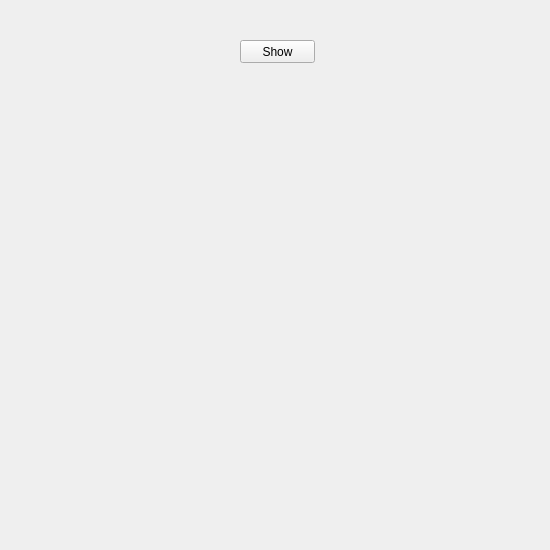
<?xml version="1.0" encoding="UTF-8"?>
<ui version="4.0">
 <class>History</class>
 <widget class="QWidget" name="History">
  <property name="geometry">
   <rect>
    <x>0</x>
    <y>0</y>
    <width>550</width>
    <height>550</height>
   </rect>
  </property>
  <property name="windowTitle">
   <string>Form</string>
  </property>
  <widget class="QLabel" name="label">
   <property name="geometry">
    <rect>
     <x>240</x>
     <y>100</y>
     <width>91</width>
     <height>31</height>
    </rect>
   </property>
   <property name="text">
    <string/>
   </property>
  </widget>
  <widget class="QLabel" name="label_2">
   <property name="geometry">
    <rect>
     <x>240</x>
     <y>130</y>
     <width>91</width>
     <height>31</height>
    </rect>
   </property>
   <property name="text">
    <string/>
   </property>
  </widget>
  <widget class="QPushButton" name="pushButton">
   <property name="geometry">
    <rect>
     <x>240</x>
     <y>40</y>
     <width>75</width>
     <height>23</height>
    </rect>
   </property>
   <property name="text">
    <string>Show</string>
   </property>
  </widget>
  <widget class="QLabel" name="label_3">
   <property name="geometry">
    <rect>
     <x>240</x>
     <y>160</y>
     <width>91</width>
     <height>31</height>
    </rect>
   </property>
   <property name="text">
    <string/>
   </property>
  </widget>
  <widget class="QLabel" name="label_4">
   <property name="geometry">
    <rect>
     <x>240</x>
     <y>190</y>
     <width>71</width>
     <height>31</height>
    </rect>
   </property>
   <property name="text">
    <string/>
   </property>
  </widget>
  <widget class="QLabel" name="label_5">
   <property name="geometry">
    <rect>
     <x>240</x>
     <y>220</y>
     <width>71</width>
     <height>31</height>
    </rect>
   </property>
   <property name="text">
    <string/>
   </property>
  </widget>
  <widget class="QLabel" name="label_6">
   <property name="geometry">
    <rect>
     <x>240</x>
     <y>250</y>
     <width>71</width>
     <height>31</height>
    </rect>
   </property>
   <property name="text">
    <string/>
   </property>
  </widget>
  <widget class="QLabel" name="label_7">
   <property name="geometry">
    <rect>
     <x>240</x>
     <y>280</y>
     <width>61</width>
     <height>31</height>
    </rect>
   </property>
   <property name="text">
    <string/>
   </property>
  </widget>
  <widget class="QLabel" name="label_8">
   <property name="geometry">
    <rect>
     <x>240</x>
     <y>310</y>
     <width>71</width>
     <height>31</height>
    </rect>
   </property>
   <property name="text">
    <string/>
   </property>
  </widget>
  <widget class="QLabel" name="label_9">
   <property name="geometry">
    <rect>
     <x>240</x>
     <y>340</y>
     <width>71</width>
     <height>31</height>
    </rect>
   </property>
   <property name="text">
    <string/>
   </property>
  </widget>
  <widget class="QLabel" name="label_10">
   <property name="geometry">
    <rect>
     <x>240</x>
     <y>370</y>
     <width>61</width>
     <height>31</height>
    </rect>
   </property>
   <property name="text">
    <string/>
   </property>
  </widget>
 </widget>
 <resources/>
 <connections/>
</ui>
